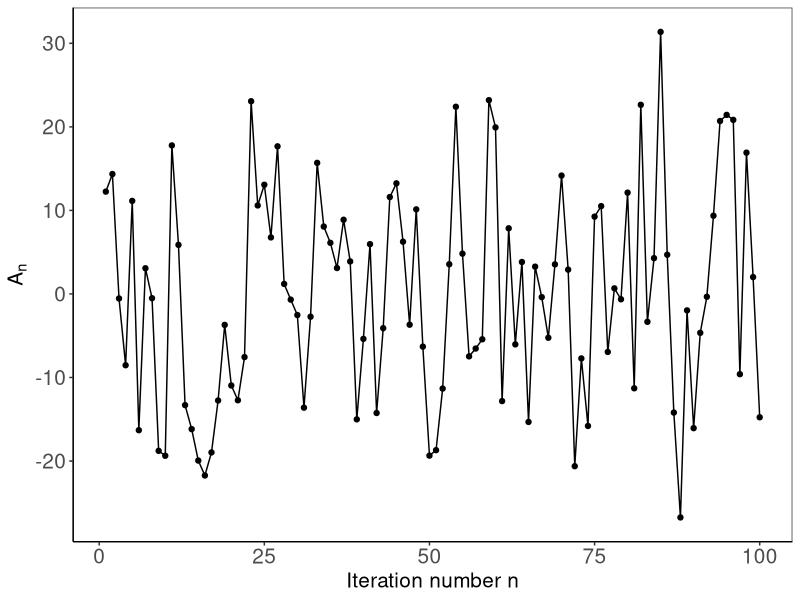

Source code (R):
## ---- chunk 1
knitr::opts_chunk$set(echo = TRUE)
## ---- chunk 2
#Simulation function
Simulate<-function(N, nseq, alpha, st, sm)
{
  As<-matrix(NA, nrow=N, ncol=nseq)
  for(o in 1:nseq)
    {
      M=rnorm(N+2)
      T=rnorm(N+2)
      
      Z=st*T[1:(N+1)]-sm*M[2:(N+2)]+sm*M[1:(N+1)]
      AA=rep(0,N+2)
      for(I in 1:(N+1))
        {
          AA[I+1]<-(1-alpha)*AA[I]+Z[I]
        }
      As[,o]<-AA[3:(N+2)]
    }
  As
}

#Set parameter values for simulation  
set.seed(1234567)
outc<-as.data.frame(Simulate(N=100, nseq=1, alpha=0.5, st=10, sm=5))

outc$n<-c(1:dim(outc)[1])
names(outc)<-c("A_n", "n")

require(ggplot2)
ggplot(outc, aes(x=n, y=A_n)) +
  geom_point()+
  geom_line()+
  #scale_x_continuous(breaks=seq(from=1, to=n, by=4)+
  theme_bw() +
  guides(color=FALSE)+
  theme(axis.line = element_line(colour = "black"),
        panel.grid.major = element_blank(),
        panel.grid.minor = element_blank(),
        panel.background = element_blank(),
        strip.background = element_blank(),
        axis.text=element_text(size=15),
        axis.title=element_text(size=15))+
  ylab(expression(A[n]))+
  xlab("Iteration number n")
## ---- chunk 3
Simulate_bGLS_RANDOM<-function(N, nseq, alpha, st, sm, random) 
{
  As<-matrix(NA, nrow=N, ncol=nseq)
  for(o in 1:nseq)
  {
    M=rnorm(N+2)
    T=rnorm(N+2)
    
    Z=st*T[1:(N+1)]-sm*M[2:(N+2)]+sm*M[1:(N+1)]
    AA=rep(0,N+2)
    for(I in 1:(N+1))
      {
        AA[I+1]<-(1-alpha)*AA[I]+Z[I]
      }
    As[,o]<-AA[3:(N+2)]+rnorm(1,0,random) #add random intercept
  }
  As
}
